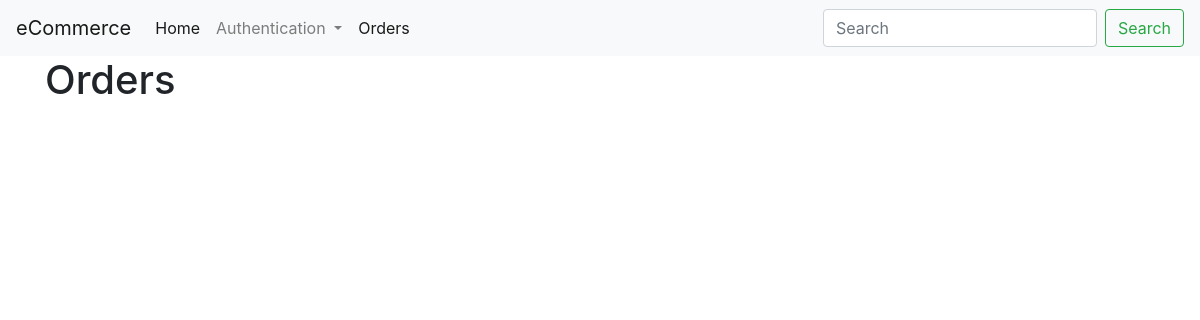
Before: /orders/ (signed in) with the older database file.
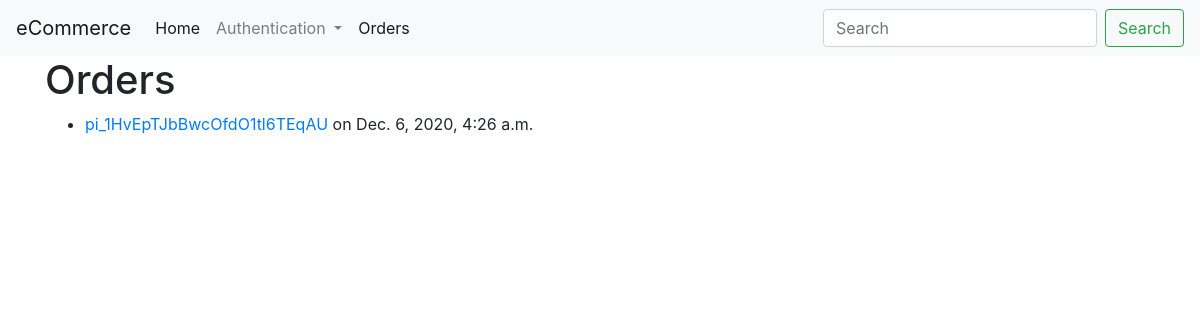
After: the same page with the newer database file.
### shopper/models.py (models this page shows)
class Order(models.Model):
    payment_id = models.CharField(max_length=100)
    user_id = models.IntegerField()
    timestamp = models.DateTimeField(auto_now_add=True)

### shopper/views.py (the view)
# urls.py: path("orders/", views.order_display),
def order_display(request):
    orders = Order.objects.filter(user_id=request.user.id)
    return render(request, "shopper/orders.html", {
        "orders": orders
    })

### shopper/templates/shopper/orders.html (shortened to what this page needs)
{% extends "shopper/base.html" %}
{% block main %}
    <h1>Orders</h1>
    <ul>
        {% for order in orders %}
            <li><a href="/order/{{ order.payment_id }}">{{ order.payment_id }}</a> on {{ order.timestamp }}</li>
        {% endfor %}
    </ul>
{% endblock %}

### shopper/templates/shopper/base.html (shortened to what this page needs)
<!DOCTYPE html>
<html lang="en">
<head>
    <link rel="stylesheet" href="https://cdn.jsdelivr.net/npm/bootstrap@4.5.3/dist/css/bootstrap.min.css">
</head>
<body>
    <nav class="navbar navbar-expand-lg navbar-light bg-light">
        <a class="navbar-brand" href="#">eCommerce</a>
        <div class="collapse navbar-collapse" id="navbarSupportedContent">
          <ul class="navbar-nav mr-auto">
            <li class="nav-item active">
              <a class="nav-link" href="/">Home <span class="sr-only">(current)</span></a>
            </li>
            <li class="nav-item dropdown">
              <a class="nav-link dropdown-toggle" href="#" id="navbarDropdown" role="button" data-toggle="dropdown" aria-haspopup="true" aria-expanded="false">
                Authentication
              </a>
            </li>
            <li class="nav-item active">
              <a class="nav-link" href="/orders/">Orders <span class="sr-only">(current)</span></a>
            </li>
          </ul>
          <form class="form-inline my-2 my-lg-0">
            <input class="form-control mr-sm-2" type="search" placeholder="Search" aria-label="Search" name="q">
            <button class="btn btn-outline-success my-2 my-sm-0" type="submit">Search</button>
          </form>
        </div>
      </nav>
      <div class="container">
        {% block main %}{% endblock %}
      </div>
</body>
</html>

Changed rows visible on the page:
added Order: payment_id "pi_1HvEpTJbBwcOfdO1tl6TEqAU", timestamp "Dec. 6, 2020, 4:26 a.m."
